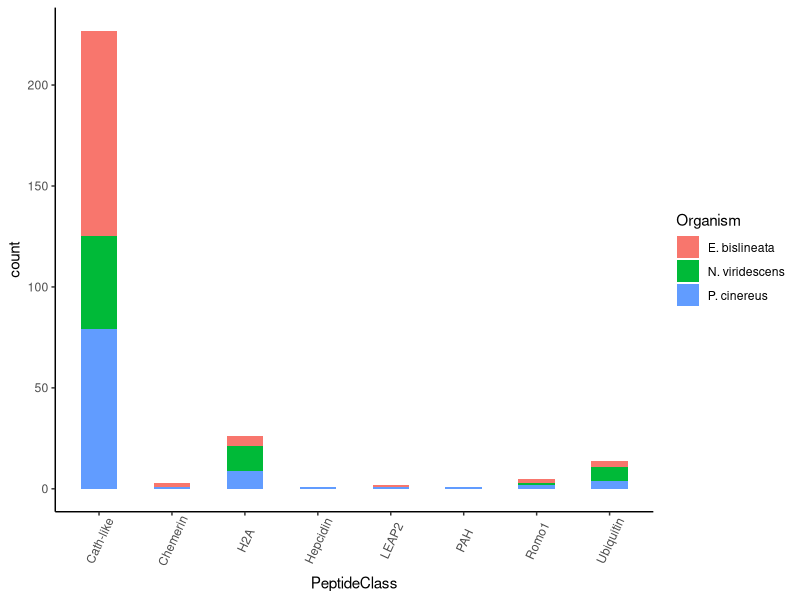
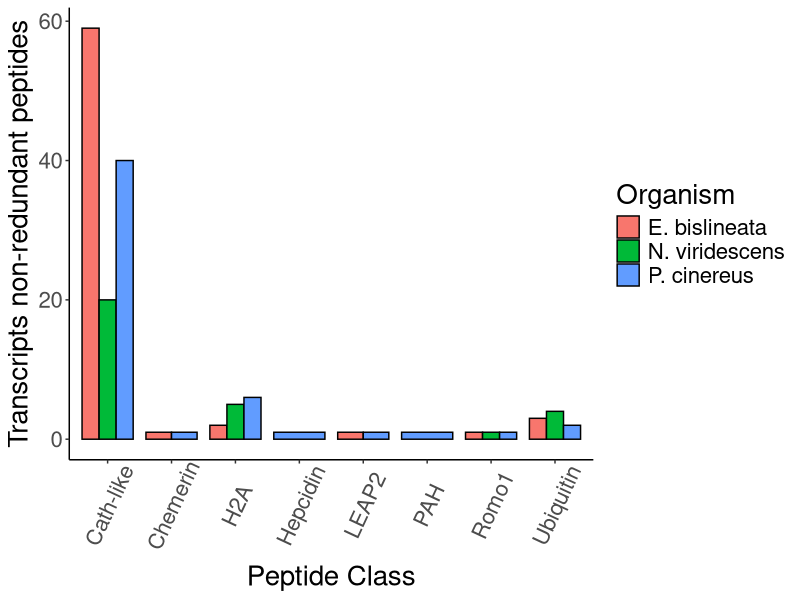
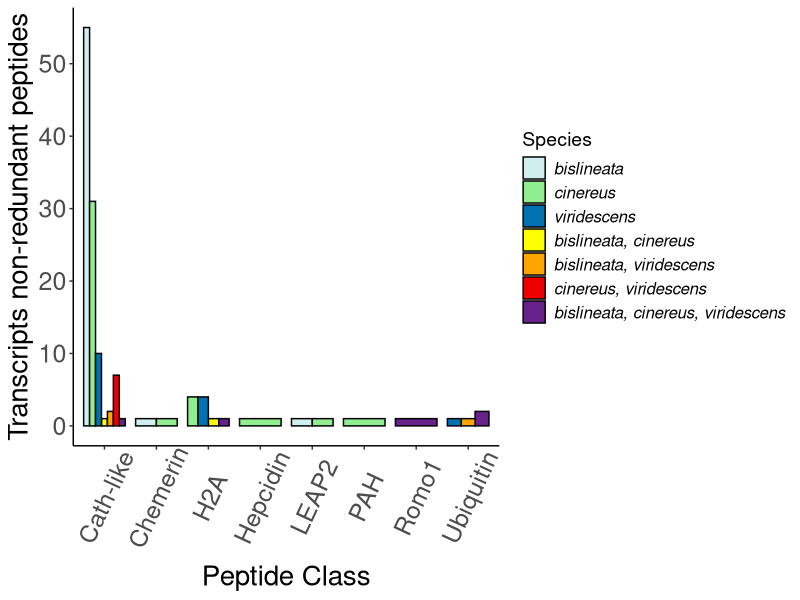
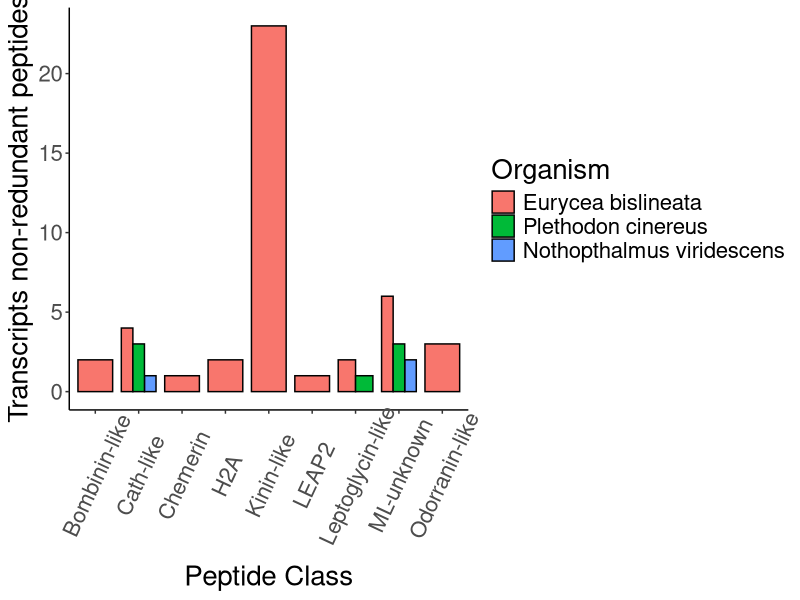
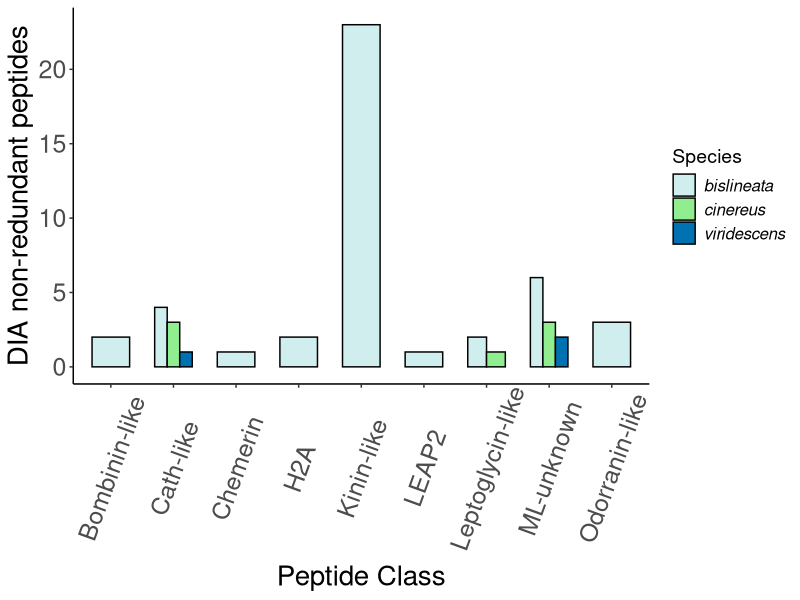
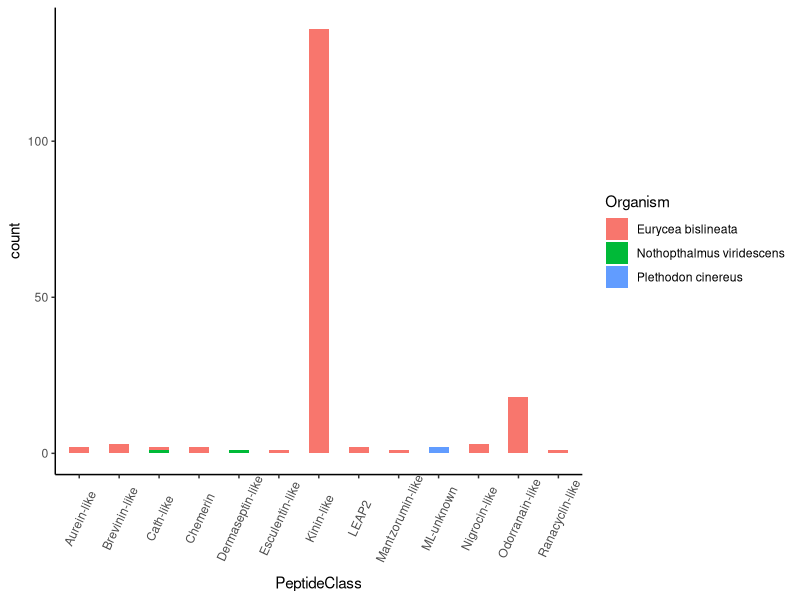
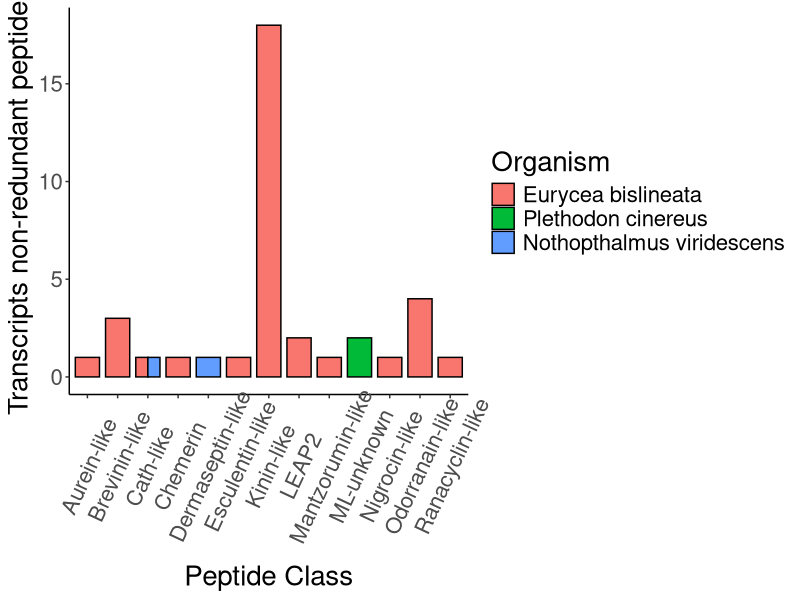
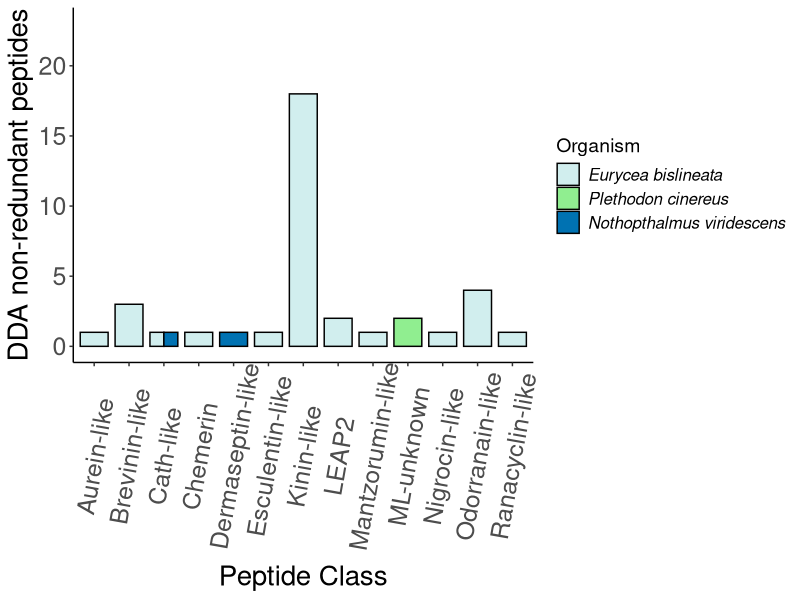

Write R code to recreate these figures, in order.
## ---- chunk 1
knitr::opts_chunk$set(echo = TRUE)
## ---- chunk 2

### Plot transcript and proteomic data

library(ggplot2)
theme_set(theme_classic())

## read file

setwd("/Users/Carly/OneDrive - Smithsonian Institution/Salamanders2020/Peptides 2020/##ManuscriptFigsTables/")

trans <- read.csv(file = "Table_S2_v2-AnnotatedTranscriptSequences.csv")

ggplot(trans, aes(PeptideClass)) + geom_bar(aes(fill=Organism), width = 0.5) + 
  theme(axis.text.x = element_text(angle=65, vjust=0.6)) 

## But this is all sequences 279 and they form clusters and we want the nonredundant counts

library(plyr)
infoT <- ddply(trans, .(PeptideClass, Organism, PeptideCluster), summarize, sample_size=length(Organism))
infoT

infoT2 <- ddply(trans, .(PeptideClass, Organism), summarize, sample_size=length(Organism))
infoT2

sum(infoT2[infoT2$Organism == "E. bislineata",]$sample_size)
sum(infoT2[infoT2$Organism == "P. cinereus",]$sample_size)
sum(infoT2[infoT2$Organism == "N. viridescens",]$sample_size)


library(dplyr)

## count unique 
trans %>%
  group_by(PeptideClass, Organism) %>%
  summarise(n_unique = n_distinct(PeptideCluster))


transM <-trans %>%
  group_by(PeptideClass, Organism) %>%
  summarise(n_unique = n_distinct(PeptideCluster))

sum(transM[transM$Organism == "E. bislineata",]$n_unique)
sum(transM[transM$Organism == "P. cinereus",]$n_unique)
sum(transM[transM$Organism == "N. viridescens",]$n_unique)

ggplot(transM,aes(x = PeptideClass,y = n_unique,fill = Organism)) + 
    geom_bar(colour = "black",position = "dodge",stat = "identity", width = 0.8) + 
  theme(axis.text.x = element_text(angle=65, vjust=0.6)) + theme(text = element_text(size = 20))+ xlab("Peptide Class") +ylab("Transcripts non-redundant peptides")




## But can we get a category where we have clusters that are shared between species
## I manually went in and added a column called species

transM2 <-trans %>%
  group_by(PeptideClass, Species) %>%
  summarise(n_unique = n_distinct(PeptideCluster))

## Order them from one species, to two species to three

levels(factor(transM2$Species))
str(transM2$Species)

transM2$Species <- factor(transM2$Species, levels = c("bislineata", "cinereus", "viridescens", "bislineata, cinereus", "bislineata, viridescens", "cinereus, viridescens", "bislineata, cinereus, viridescens"))
str(transM2$Species)
levels((transM2$Species))

colorBlindGrey8   <- c("#999999", "#E69F00", "#56B4E9", "#009E73", 
                       "#F0E442", "#0072B2", "#D55E00", "#CC79A7")

##like the most and translate to gray scale the best also.
## Could think about trying to find a way to hatch or tile the bars. But, in my looking all of it looked like a lot
Palette3 <- c("lightcyan","#56B4E9","#0072B2","#F0E442", "tomato", "coral4","darkorchid4")

## Julian said he didn't like the colors of the individual species (was palette5 like for dia and dda)!
## Too blande on this one, need some color
Palette4 <- c("aquamarine2", "#009E73", "olivedrab4","lightcyan","#56B4E9","#0072B2","darkorchid4")

Palette5 <- c("orange", "orangered", "red4","lightcyan","#56B4E9","#0072B2","darkorchid4")

Palette6 <- c("lightcyan2","palegreen2", "#0072B2", "yellow", "orange", "red2","darkorchid4")

#Palette7 <- c("#7CCD7C", "#FFA500", "#A4D3EE", "yellow", "#0072B2", "red2","darkorchid4")


## 12 x 6.7
ggplot(transM2,aes(x = PeptideClass, y = n_unique, fill = Species)) + 
  geom_bar(colour = "black", position = "dodge", stat = "identity", width = 0.8) + 
  theme(axis.text.x = element_text(size = 18, angle = 65, vjust = 0.6),
        axis.title = element_text(size = 20)) +
  theme(axis.text.y = element_text(size = 18)) +
  #theme(text = element_text(size = 20)) +
  theme(legend.text = element_text(size = 12, face = "italic"),
        legend.title = element_text(size = 14)) +
  xlab("Peptide Class") +
  ylab("Transcripts non-redundant peptides") +
  scale_y_continuous(breaks = scales::pretty_breaks(n = 5)) +
  scale_fill_manual(values=Palette6) 

## ---- chunk 3

## read file

#setwd("/Users/Carly/OneDrive - Smithsonian Institution/Salamanders2020/Peptides 2020/##ManuscriptFigsTables/")

dia <- read.csv(file = "Table_S3-Qvalue_PepsumDIA_FINAL.csv")


infoDIA <- ddply(dia, .(PeptideClass, Organism), summarize, sample_size=length(Organism))
infoDIA

sum(infoDIA[infoDIA$Organism == "Eurycea bislineata",]$sample_size)
sum(infoDIA[infoDIA$Organism == "Plethodon cinereus",]$sample_size)
sum(infoDIA[infoDIA$Organism == "Nothopthalmus viridescens",]$sample_size)



## count unique 
dia %>%
  group_by(PeptideClass, Organism) %>%
  summarise(n_unique = n_distinct(PeptideCluster))


diaM <- dia %>%
  group_by(PeptideClass, Organism) %>%
  summarise(n_unique = n_distinct(PeptideCluster))


sum(diaM[diaM$Organism == "Eurycea bislineata",]$n_unique)
sum(diaM[diaM$Organism == "Plethodon cinereus",]$n_unique)
sum(diaM[diaM$Organism == "Nothopthalmus viridescens",]$n_unique)

diaM$Organism <- factor(diaM$Organism, levels=c("Eurycea bislineata", "Plethodon cinereus", "Nothopthalmus viridescens"))


ggplot(diaM,aes(x = PeptideClass,y = n_unique,fill = Organism)) + 
    geom_bar(colour = "black",position = "dodge",stat = "identity", width = 0.8) + 
  theme(axis.text.x = element_text(angle=65, vjust=0.6)) + theme(text = element_text(size = 20))+ xlab("Peptide Class") +ylab("Transcripts non-redundant peptides")


## But can we get a category where we have clusters that are shared between species
# But nothing is shared between species for DIA or DDA, not needed, but using species plots to match transcript plot
## I manually went in and added a column called species

diaM2 <- dia %>%
  group_by(PeptideClass, Species) %>%
  summarise(n_unique = n_distinct(PeptideCluster))

## Order them from one species, to two species to three

levels(factor(diaM2$Species))
diaM2$Species <- as.factor(diaM2$Species)
str(diaM2$Species)

## plot

##8.8 x 6.1
ggplot(diaM2,aes(x = PeptideClass, y = n_unique, fill = Species)) + 
  geom_bar(colour = "black", position = "dodge", stat = "identity", width = 0.6) + 
  theme(axis.text.x = element_text(size = 18, angle = 70, vjust = 0.55),
        axis.title = element_text(size = 20)) +
  theme(axis.text.y = element_text(size = 18)) +
  #theme(text = element_text(size = 20)) +
  theme(legend.text = element_text(size = 12, face = "italic"),
        legend.title = element_text(size = 14)) +
  xlab("Peptide Class") +
  ylab("DIA non-redundant peptides") +
  scale_y_continuous(breaks = scales::pretty_breaks(n = 5)) +
  scale_fill_manual(values=Palette6) 

## ---- chunk 4

## read file

#setwd("/Users/Carly/OneDrive - Smithsonian Institution/Salamanders2020/Peptides 2020/##ManuscriptFigsTables/")

dda <- read.csv(file = "Table_S4-Qvalue_PepsumDDA_JUC.csv")

infoDDA <- ddply(dda, .(PeptideClass, Organism), summarize, sample_size=length(Organism))
infoDDA

sum(infoDDA[infoDDA$Organism == "Eurycea bislineata",]$sample_size)
sum(infoDDA[infoDDA$Organism == "Plethodon cinereus",]$sample_size)
sum(infoDDA[infoDDA$Organism == "Nothopthalmus viridescens",]$sample_size)


ggplot(dda, aes(PeptideClass)) + geom_bar(aes(fill=Organism), width = 0.5) + 
  theme(axis.text.x = element_text(angle=65, vjust=0.6)) 

## count unique 
dda %>%
  group_by(PeptideClass, Organism) %>%
  summarise(n_unique = n_distinct(PeptideCluster))


ddaM <- dda %>%
  group_by(PeptideClass, Organism) %>%
  summarise(n_unique = n_distinct(PeptideCluster))


sum(ddaM[ddaM$Organism == "Eurycea bislineata",]$n_unique)
sum(ddaM[ddaM$Organism == "Plethodon cinereus",]$n_unique)
sum(ddaM[ddaM$Organism == "Nothopthalmus viridescens",]$n_unique)

ddaM$Organism <- factor(ddaM$Organism, levels=c("Eurycea bislineata", "Plethodon cinereus", "Nothopthalmus viridescens"))


ggplot(ddaM,aes(x = PeptideClass,y = n_unique,fill = Organism)) + 
    geom_bar(colour = "black",position = "dodge",stat = "identity", width = 0.8) + 
  theme(axis.text.x = element_text(angle=65, vjust=0.6)) + theme(text = element_text(size = 20))+ xlab("Peptide Class") +ylab("Transcripts non-redundant peptides")


## But can we get a category where we have clusters that are shared between species
## There are NO clusters that are shared b/w species

## plot
##9.7 x 6.1
ggplot(ddaM,aes(x = PeptideClass, y = n_unique, fill = Organism)) + 
  geom_bar(colour = "black", position = "dodge", stat = "identity", width = 0.8) +
  theme(axis.text.x = element_text(size = 18, angle = 80, vjust = 0.55),
        axis.title = element_text(size = 20)) +
  theme(axis.text.y = element_text(size = 18)) +
  #theme(text = element_text(size = 20)) +
  theme(legend.text = element_text(size = 12, face = "italic"),
        legend.title = element_text(size = 14)) +
  xlab("Peptide Class") +
  ylab("DDA non-redundant peptides") +
  scale_y_continuous(breaks = scales::pretty_breaks(n = 5), limits = c(0,23)) +
  scale_fill_manual(values=Palette6)

